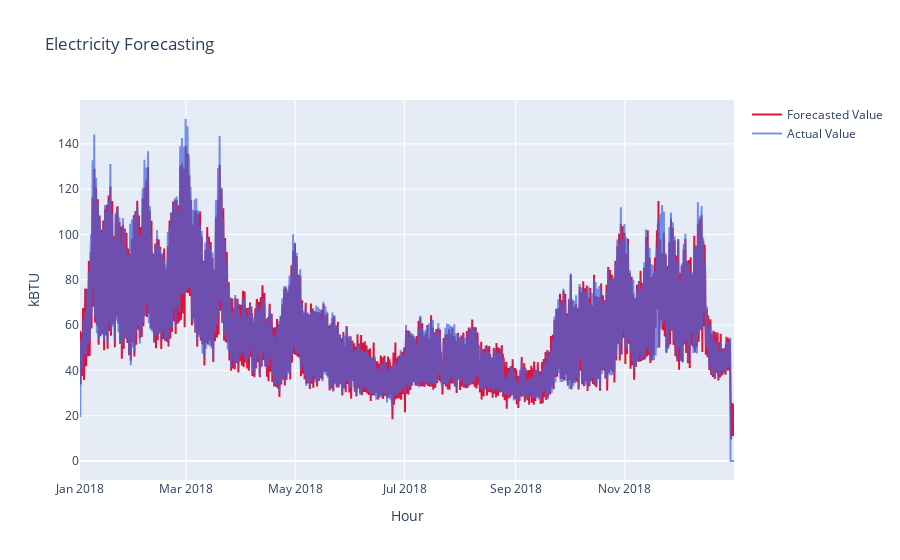

Here is the notebook cell this chart was saved with:
### Markdown cell above
To the left of the dashed veritcal line we have the training data and to the right the testing data. We see that the actual yearly trend seems to have been correctly fitted in the validation set. We'll zoom in in the third year of the data set and compare the actual values vs. the forecasted ones to see how it fits monthly, weekly and daily fluctuations. We see that the squared root of the MSE on the total data set is of 3.507.

### Code cell
Predicted = go.Scatter(x=y[train_hours:].index, y=data_predict[train_hours:].flatten(), opacity = 1, name = 'Forecasted Value', line=dict(color='crimson'), yaxis='y')
Actual = go.Scatter(x=y[train_hours:].index, y=y['electricity(t)'][train_hours:].values, opacity = 0.7, name = 'Actual Value', line=dict(color='royalBlue'), yaxis='y')
layout = go.Layout(title='Electricity Forecasting', xaxis=dict(title='Hour'),
                   yaxis=dict(title='kBTU', overlaying='y'),
                  yaxis2=dict(title='kBTU', side='right'))
fig = go.Figure(data=[Predicted, Actual], layout=layout)
fig.show() # if this is rendered in colab, you should run fig.show(renderer='colab') instead.

### Figure 1 — Plotly figure (JSON) as saved in the notebook; plotly's stock layout.template omitted (floating-point values rounded to 4 significant figures; data arrays with more than 128 entries replaced by an {"elided": "..."} marker saying what was removed)
{"data": [{"line": {"color": "crimson"}, "name": "Forecasted Value", "opacity": 1, "type": "scatter", "x": {"elided": "8764 str values"}, "y": {"elided": "8764 float values"}, "yaxis": "y"}, {"line": {"color": "royalBlue"}, "name": "Actual Value", "opacity": 0.7, "type": "scatter", "x": {"elided": "8764 str values"}, "y": {"elided": "8764 float values"}, "yaxis": "y"}], "layout": {"title": {"text": "Electricity Forecasting"}, "xaxis": {"title": {"text": "Hour"}}, "yaxis": {"overlaying": "y", "title": {"text": "kBTU"}}, "yaxis2": {"side": "right", "title": {"text": "kBTU"}}}}
